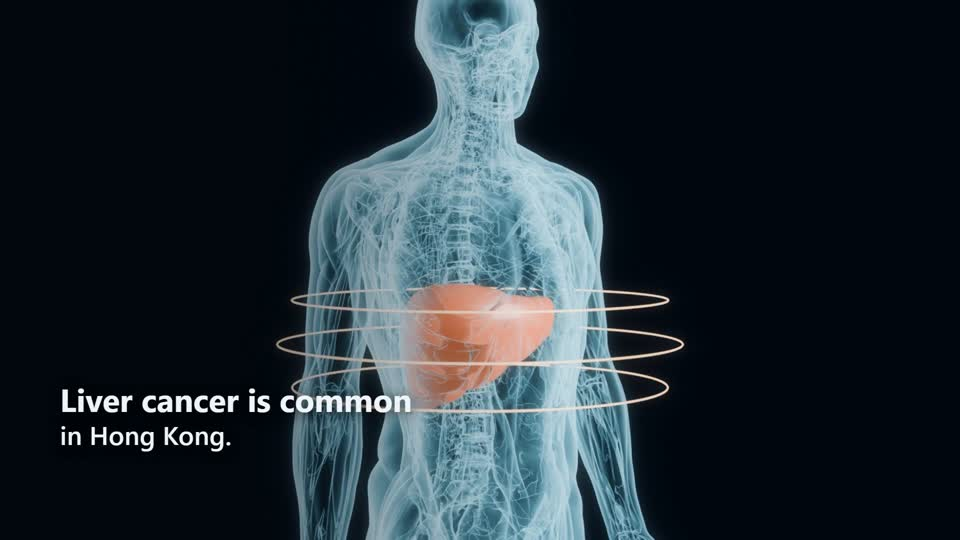
#> input picture 镜头设计_v2/mv_test/check_body_in_film.jpg, 960 x 540 px
$ python thermal_map.py '../../../../镜头设计_v2/mv_test/check_body_in_film.jpg' out.png
#> lines starting #> are read from the running program, lines starting #| are printed output that depends on the picture
"""Map a 16-bit grayscale heat pass (from liver_lookdev.py --look heat) through the S1 heat ramp.

python thermal_map.py in.png out.png [--bands 26] [--grain 0.035] [--knots "0,0.03,0.2,0.35,0.5,0.7,0.9,1"]
                                     [--targets "0,0.15,0.4,0.53,0.6,0.74,0.9,1"] [--seed 1]
Pipeline: normalise -> piecewise tone remap (knots->targets) -> clumped grain -> N discrete bands -> ramp colour
          -> 1px plate misregistration -> paper tooth + fine luma grain.  Same stops as thermal.jsx HEAT_STOPS.
"""
import sys, argparse
import numpy as np
from PIL import Image

STOPS = [(0.00, "#050505"), (0.12, "#03171A"), (0.26, "#08454A"), (0.38, "#11949A"), (0.48, "#29F0FF"),
         (0.52, "#E8FF3A"), (0.56, "#FF3B1F"), (0.70, "#FF6A1A"), (0.82, "#FFB21F"), (0.92, "#FFF04A"),
         (1.00, "#FFFFFF")]


def hexrgb(h):
    return np.array([int(h[i:i + 2], 16) for i in (1, 3, 5)], float) / 255


def ramp(t):
    xs = np.array([s[0] for s in STOPS]); cs = np.stack([hexrgb(s[1]) for s in STOPS])
    return np.stack([np.interp(t, xs, cs[:, k]) for k in range(3)], -1)


def box(a, r):
    """separable box blur radius r (no scipy)."""
    if r < 1: return a
    for ax in (0, 1):
        p = np.pad(a, [(r + 1, r) if i == ax else (0, 0) for i in range(2)], mode="edge")
        c = np.cumsum(p, axis=ax)
        a = (np.take(c, range(2 * r + 1, c.shape[ax]), axis=ax) - np.take(c, range(0, c.shape[ax] - 2 * r - 1), axis=ax)) / (2 * r + 1)
    return a


def blur(a, r):  # 3x box ~ gaussian
    for _ in range(3): a = box(a, r)
    return a


def main():
    ap = argparse.ArgumentParser()
    ap.add_argument("inp", help="single heat pass, or the LIVER pass when --vessel is given"); ap.add_argument("out")
    ap.add_argument("--vessel", default="", help="RGBA vessel pass -> composite mode")
    ap.add_argument("--mode", default="hot", help="hot: tubes hottest (cyan-acid outline, yellow-white core) | cold: cyan tubes on crimson")
    ap.add_argument("--lmax", type=float, default=0.0, help="liver value mapped to the hot end of the field (0=auto p99.5)")
    ap.add_argument("--post_grain", type=float, default=0.03)
    ap.add_argument("--seam", type=float, default=0.6, help="<1 narrows the acid fringe in the liver field")
    ap.add_argument("--bands", type=int, default=26)
    ap.add_argument("--grain", type=float, default=0.014)
    ap.add_argument("--clump", type=float, default=0.7, help="share of grain that is 2px-clumped")
    ap.add_argument("--knots", default="0,0.03,0.2,0.35,0.5,0.7,0.9,1")
    ap.add_argument("--targets", default="0,0.15,0.4,0.53,0.6,0.74,0.9,1")
    ap.add_argument("--soft", type=int, default=1, help="pre-blur radius so band edges become clean contours")
    ap.add_argument("--seed", type=int, default=1)
    A = ap.parse_args()
    rng = np.random.default_rng(A.seed)

    im = Image.open(A.inp)
#> im is the input picture: PIL image 960x540 RGB; mean R, G, B 33.9, 45, 52.6
    v = np.array(im).astype(np.float64)
    v /= 65535.0 if v.max() > 255 else 255.0
    if v.ndim == 3: v = v[..., :3].mean(-1)
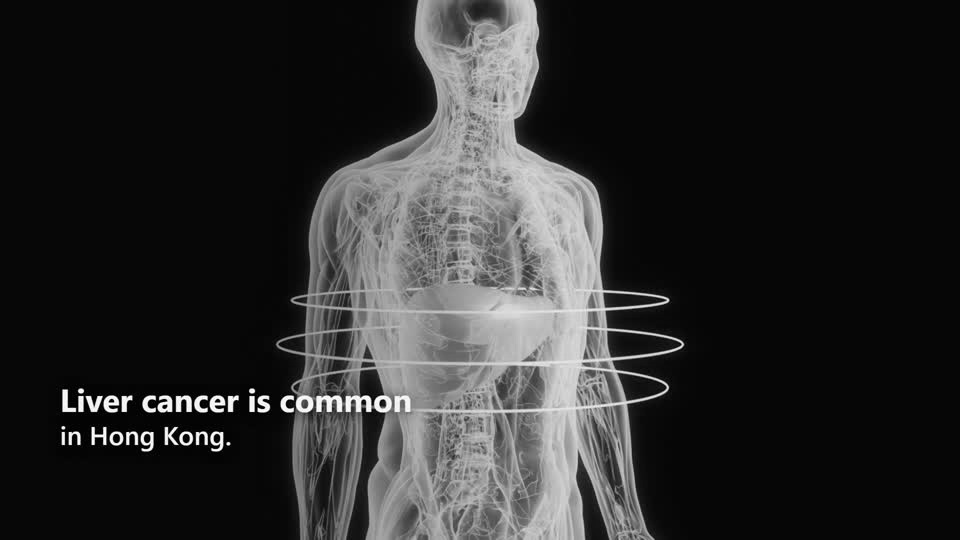
#> v: shape (540, 960) float64; min 0.00131, max 1, mean 0.172
    h, w = v.shape
#> h = 540; w = 960
    s = w / 1920.0  # keep grain/registration sizes resolution-independent
#> s = 0.5

    v = blur(v, max(0, round(A.soft * s)))
    if A.vessel:
        # field: tissue thickness -> teal edge, cyan, acid contour, vermilion body (many visible bands)
        lmax = A.lmax or np.percentile(v[v > 0.01], 99.5)
        L = np.clip(v / lmax, 0, 1)
        tl = np.where(v > 0.004, 0.04 + (0.66 if A.mode == "cold" else 0.58) * L ** 0.6, 0.0)
        # S-curve around the cyan|acid|vermilion seam: the acid fringe becomes a thin burnt contour, not a wide band
        dd = tl - 0.5
        tl = np.where(v > 0.004, 0.5 + np.sign(dd) * 0.5 * (np.abs(dd) / 0.5) ** A.seam, 0.0)
        vi = np.array(Image.open(A.vessel).convert("RGBA")).astype(np.float64) / 255
        a = blur(vi[..., 3], max(0, round(0.5 * s))); V = vi[..., :3].mean(-1) / np.maximum(vi[..., 3], 1e-3)
        V = np.clip(V, 0, 1)
        if A.mode == "hot":
            tv = 0.45 + 0.55 * np.clip(V / 0.8, 0, 1) ** 1.2     # rim cyan -> acid -> vermilion -> yellow -> white
        else:
            core = np.clip(V / 0.7, 0, 1); glint = np.clip((V - 0.72) / 0.28, 0, 1)
            tv = 0.14 + 0.32 * core + 0.54 * glint ** 0.7           # teal/cyan tube, white glints
        t = tl * (1 - a) + tv * a
    else:
        kn = [float(x) for x in A.knots.split(",")]; tg = [float(x) for x in A.targets.split(",")]
        t = np.interp(v, kn, tg)
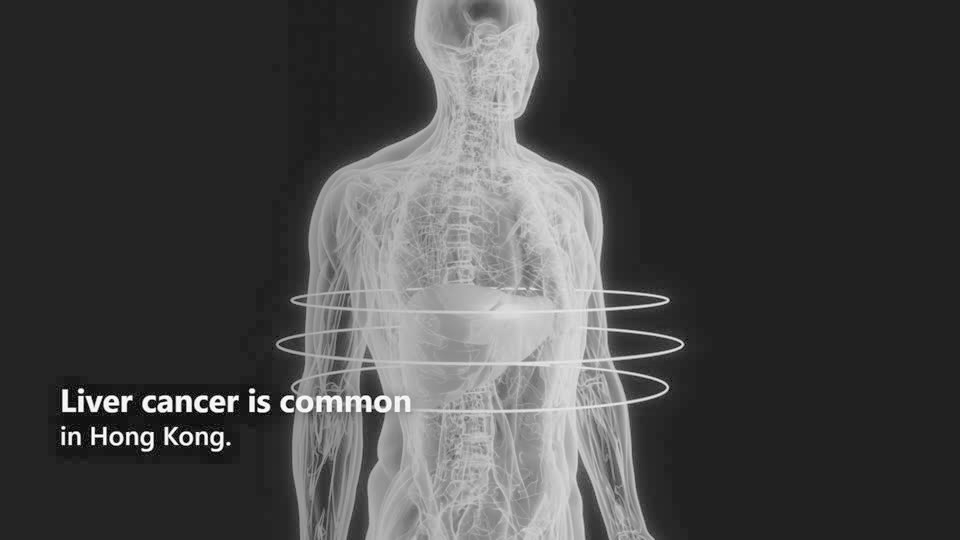
#> t: shape (540, 960) float64; min 0.00654, max 1, mean 0.277

    # grain: fine + clumped, the noise pushes pixels across band edges -> dithered, print-like contours
    n = rng.standard_normal((h, w))
    nc = blur(rng.standard_normal((h, w)), max(1, round(1.5 * s))); nc /= nc.std() + 1e-9
#> call 2 of blur, with r = 1
#> after the loop in blur (call 2), `for _ in range(3): a = box(a, r)`:
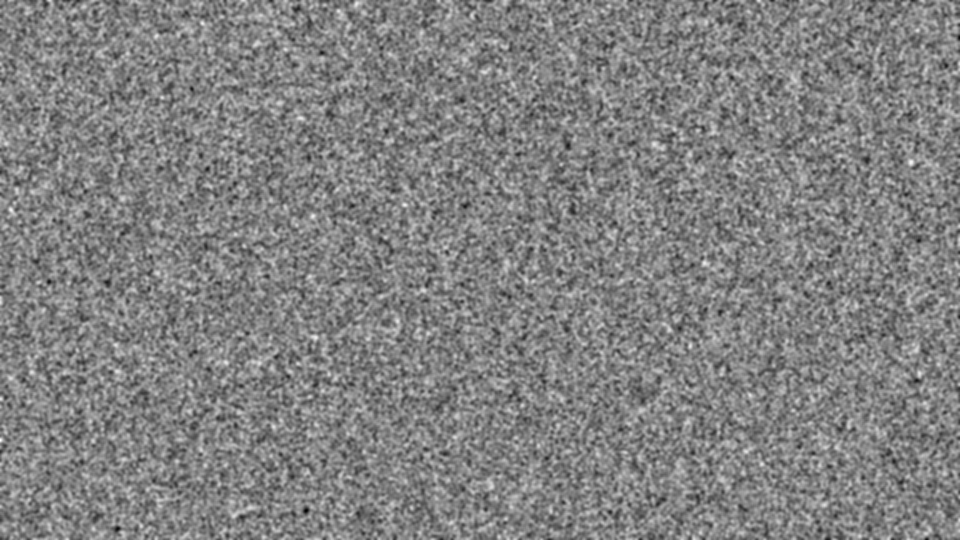
#> a: shape (540, 960) float64; min -1.01, max 0.977, mean 0.00196; drawn with min black and max white
    g = (1 - A.clump) * n + A.clump * nc
    t = np.clip(t + A.grain * g, 0, 1)

    # discrete bands: band k gets the ramp colour at k/(N-1) (same as feComponentTransfer discrete)
    N = A.bands
    q = np.minimum(np.floor(t * N), N - 1) / (N - 1)
    rgb = ramp(q)
#> in ramp, `return np.stack([np.interp(t, xs, cs[:, k]) for k in range(3)], -1)`:
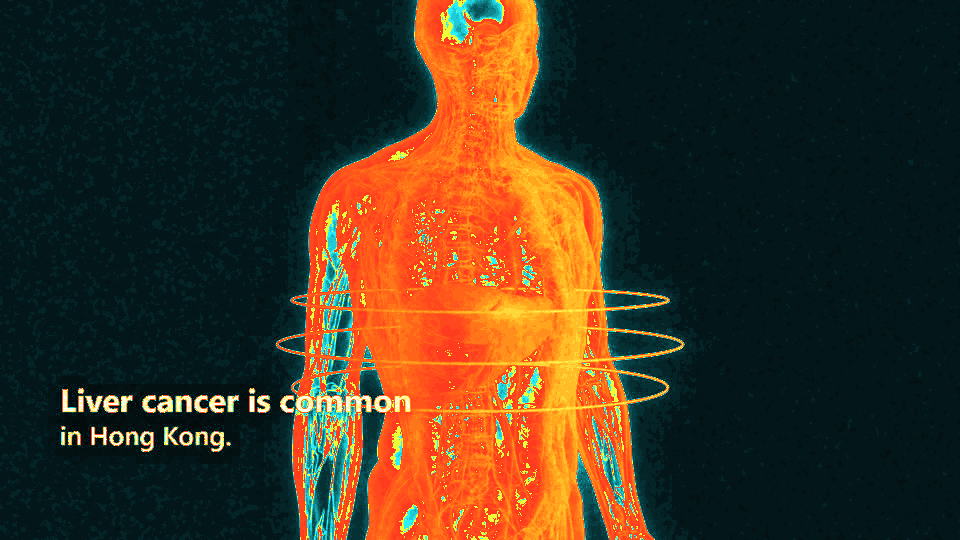
#> returned value: shape (540, 960, 3) float64; mean of channels 0, 1, 2 0.254, 0.205, 0.135; drawn as R, G, B

    # plate misregistration (12-colour giclee feel): red plate right, blue plate up
    d = max(1, round(1 * s))
#> d = 1
    rgb[..., 0] = np.roll(rgb[..., 0], d, axis=1)
    rgb[..., 2] = np.roll(rgb[..., 2], -d, axis=0)

    # paper tooth + fine luma grain
    tooth = blur(rng.standard_normal((h, w)), max(1, round(6 * s))); tooth /= tooth.std() + 1e-9
#> call 3 of blur, with r = 3
#> after the loop in blur (call 3), `for _ in range(3): a = box(a, r)`:
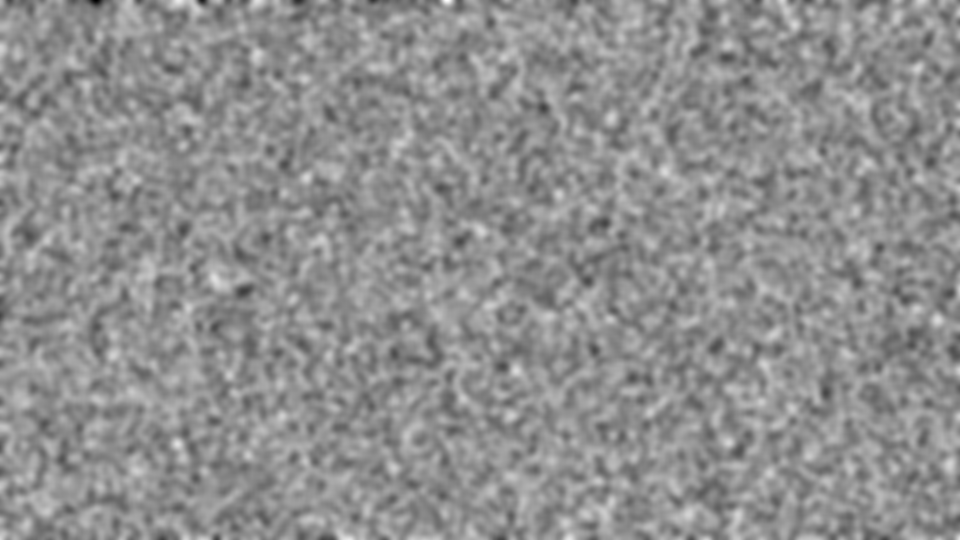
#> a: shape (540, 960) float64; min -0.595, max 0.463, mean 0.00142; drawn with min black and max white
    rgb *= (1 + 0.025 * tooth)[..., None]
    rgb += A.post_grain * blur(rng.standard_normal((h, w)), 0)[..., None]
#> the loop in blur (call 4), `for _ in range(3): a = box(a, r)` made 3 passes
#> pass 1, in blur (call 4), `for _ in range(3): a = box(a, r)`:
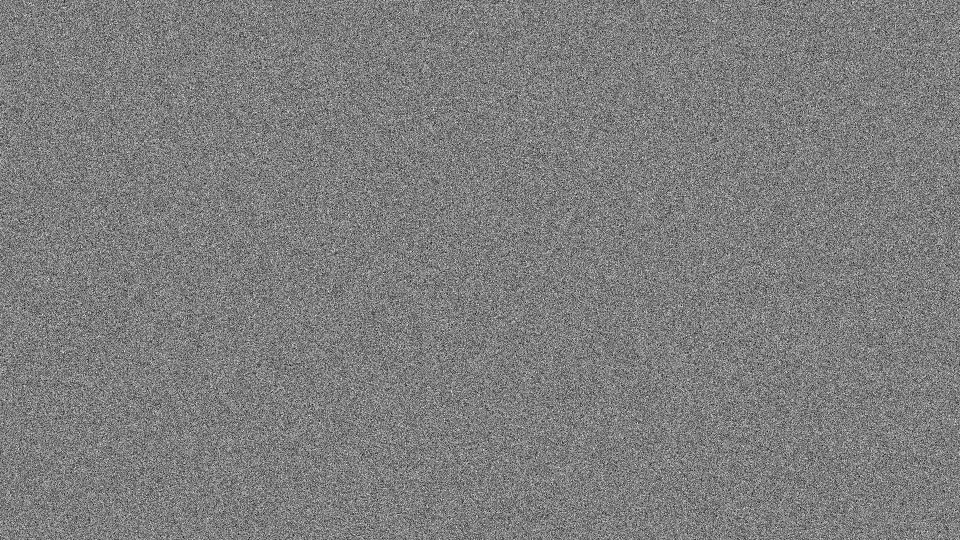
#> a: shape (540, 960) float64; min -4.48, max 4.56, mean 0.00189; drawn with min black and max white
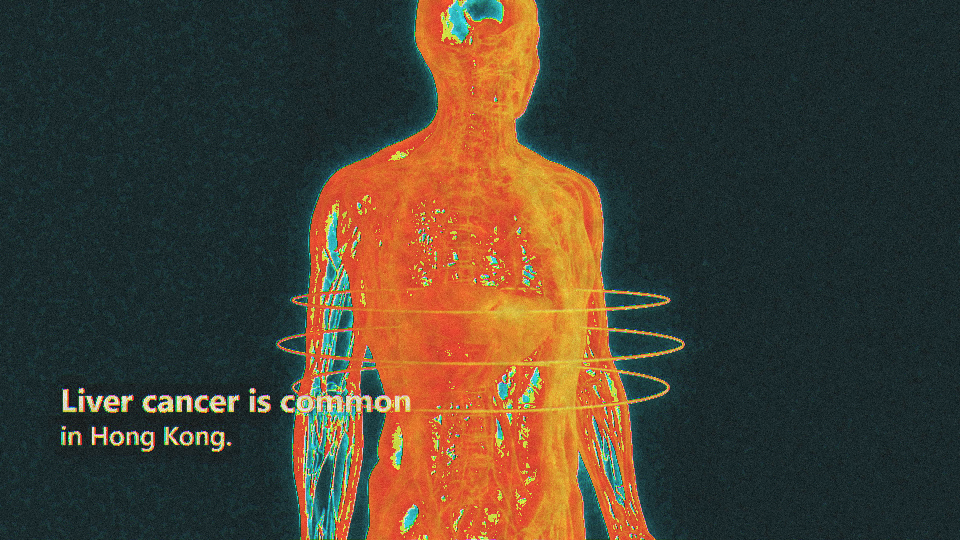
#> rgb: shape (540, 960, 3) float64; mean of channels 0, 1, 2 0.254, 0.205, 0.135; drawn with min black and max white
    rgb = np.clip(rgb, 0, 1)
    Image.fromarray((rgb * 255 + 0.5).astype(np.uint8)).save(A.out)
    print("mapped", A.out, w, h)
#| mapped out.png 960 540


if __name__ == "__main__":
    main()

$ run again, on 镜头设计_v2/mv_test/check_cues.jpg
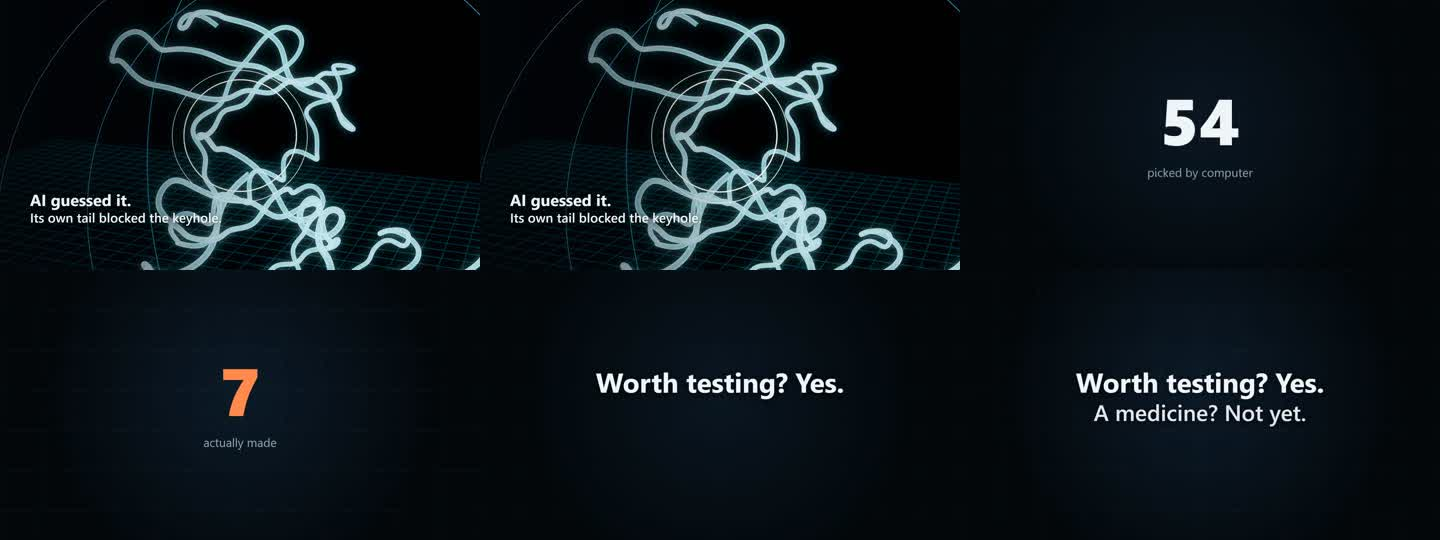
#> input picture 镜头设计_v2/mv_test/check_cues.jpg, 1440 x 540 px
#> in main, im is the input picture: PIL image 1440x540 RGB; mean R, G, B 13.9, 22.1, 27.1
#> after the loop in blur (call 3), `for _ in range(3): a = box(a, r)`:
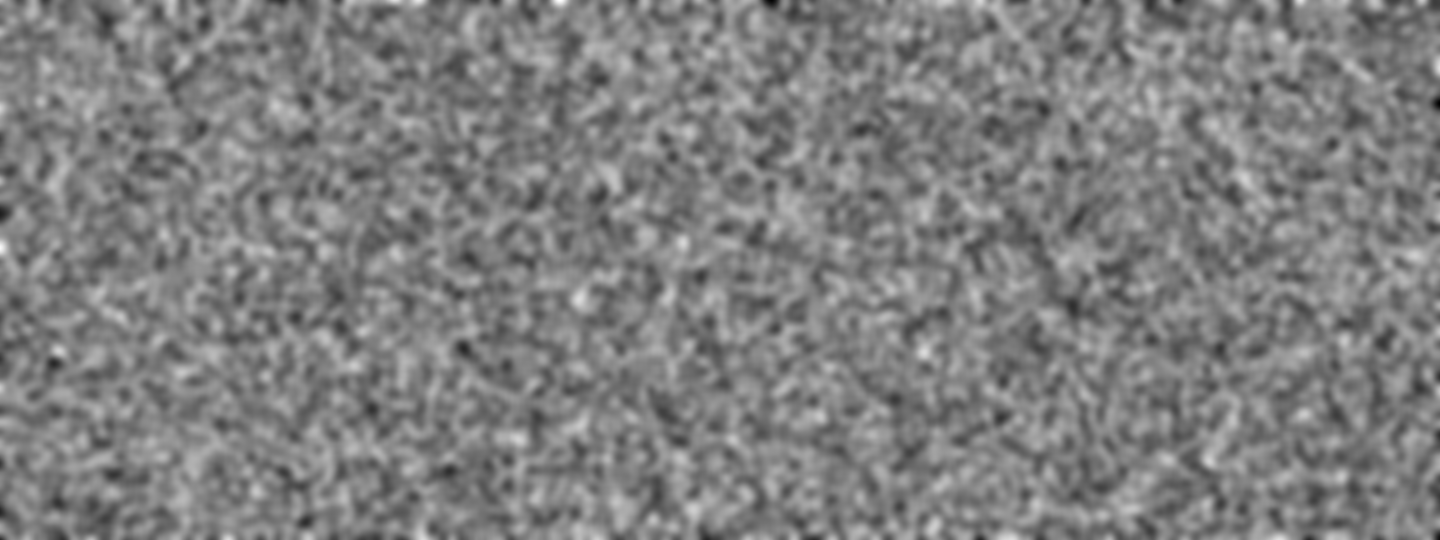
#> a: shape (540, 1440) float64; min -0.355, max 0.358, mean 0.00147; drawn with min black and max white
#> in main, `rgb += A.post_grain * blur(rng.standard_normal((h, w)), 0)[..., None]`:
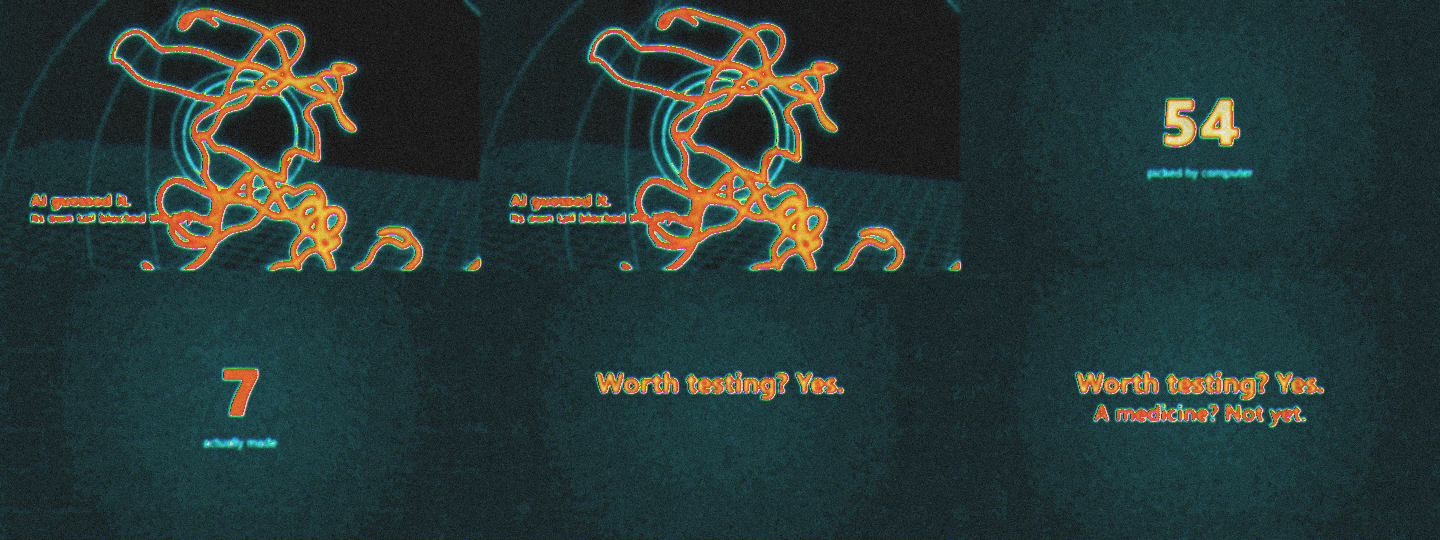
#> rgb: shape (540, 1440, 3) float64; mean of channels 0, 1, 2 0.0841, 0.169, 0.159; drawn with min black and max white
#| mapped out.png 1440 540

$ run again, on 镜头设计_v2/mv_test/check_numbers.jpg
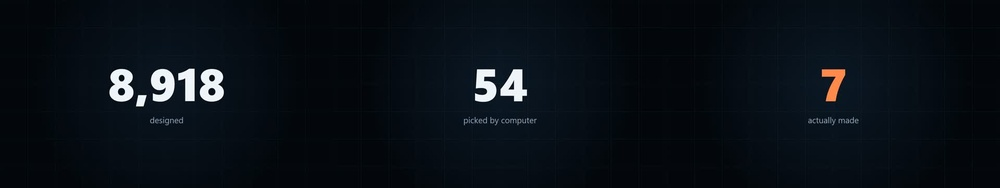
#> input picture 镜头设计_v2/mv_test/check_numbers.jpg, 1000 x 188 px, shrunk from 1920 x 360 before the run
#> in main, im is the input picture: PIL image 1000x188 RGB; mean R, G, B 9.7, 16.1, 22.9
#> after the loop in blur (call 3), `for _ in range(3): a = box(a, r)`:
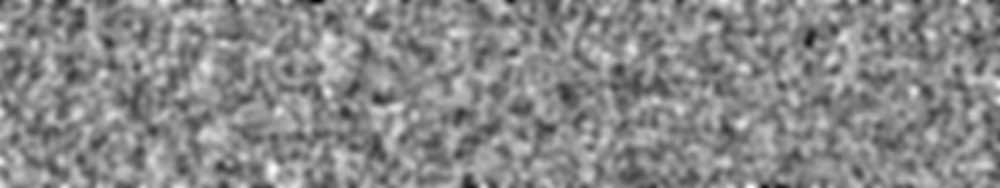
#> a: shape (188, 1000) float64; min -0.426, max 0.366, mean -0.000393; drawn with min black and max white
#> in main, `rgb += A.post_grain * blur(rng.standard_normal((h, w)), 0)[..., None]`:
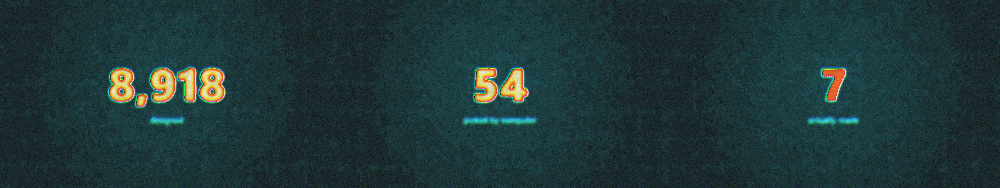
#> rgb: shape (188, 1000, 3) float64; mean of channels 0, 1, 2 0.0402, 0.159, 0.164; drawn with min black and max white
#| mapped out.png 1000 188

$ run again, on 镜头设计_v2/mv_test/check_open.jpg
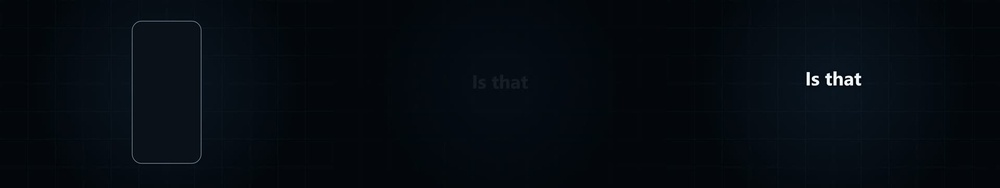
#> input picture 镜头设计_v2/mv_test/check_open.jpg, 1000 x 188 px, shrunk from 1920 x 360 before the run
#> in main, im is the input picture: PIL image 1000x188 RGB; mean R, G, B 5.1, 10.9, 17.3
#> in main, `rgb += A.post_grain * blur(rng.standard_normal((h, w)), 0)[..., None]`:
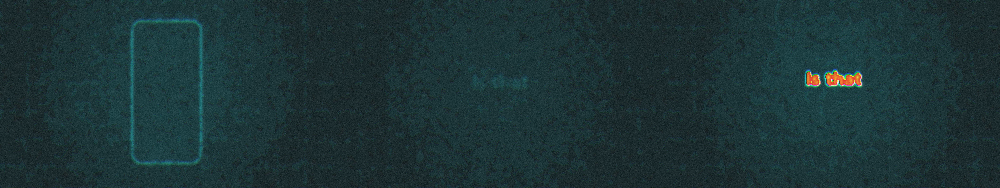
#> rgb: shape (188, 1000, 3) float64; mean of channels 0, 1, 2 0.0192, 0.133, 0.145; drawn with min black and max white
#| mapped out.png 1000 188
